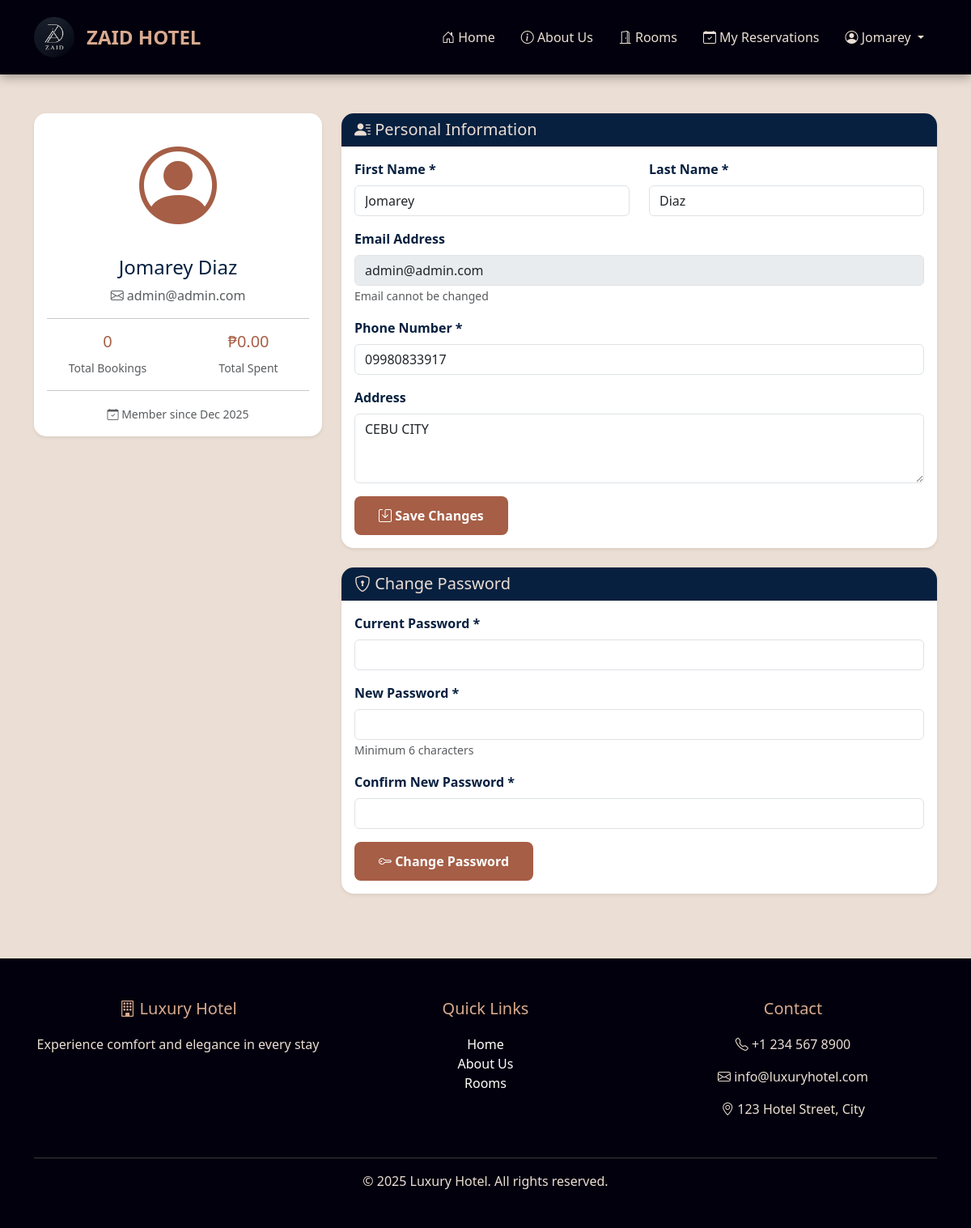
The page /user/profile.php (signed in) on the database its author committed.
### tables this page shows
CREATE TABLE guest (
        guest_id INTEGER PRIMARY KEY AUTOINCREMENT,
        first_name TEXT NOT NULL,
        last_name TEXT NOT NULL,
        email TEXT NOT NULL UNIQUE,
        phone TEXT NOT NULL,
        address TEXT,
        password TEXT NOT NULL,
        created_date DATETIME DEFAULT CURRENT_TIMESTAMP
    );

### config/settings.php (called while the page is built, shortened)
<?php
function format_currency($amount) {
    return '₱' . number_format($amount, 2);
}
?>

### user/profile.php (the view, shortened to what this page needs)
<?php
require_once '../config/db.php';
require_once '../config/settings.php';
include 'includes/header.php';
include 'includes/navbar.php';
$guest_id = $_SESSION['user_id'];
$stmt = $conn->prepare("SELECT * FROM guest WHERE guest_id = ?");
$stmt->bindValue(1, $guest_id, SQLITE3_INTEGER);
$result = $stmt->execute();
$user = $result->fetchArray(SQLITE3_ASSOC);
$total_reservations = $conn->querySingle("SELECT COUNT(*) FROM reservation WHERE guest_id = $guest_id");
$total_spent = $conn->querySingle("
    SELECT SUM(b.total_amount)
    FROM billing b
    INNER JOIN reservation r ON b.reservation_id = r.reservation_id
    WHERE r.guest_id = $guest_id AND b.payment_status = 'Paid'
");
$total_spent = $total_spent ? $total_spent : 0;
?>
<div class="container my-5">
    <div class="row">
        <div class="col-lg-4 mb-4">
            <div class="card shadow-sm">
                <div class="card-body text-center">
                    <div class="mb-3">
                        <i class="bi bi-person-circle" style="font-size: 6rem; color: var(--accent-brown);"></i>
                    </div>
                    <h4 style="color: var(--secondary-dark);">
                        <?php echo htmlspecialchars($user['first_name'] . ' ' . $user['last_name']); ?>
                    </h4>
                    <p class="text-muted mb-3">
                        <i class="bi bi-envelope"></i> <?php echo htmlspecialchars($user['email']); ?>
                    </p>
                    <hr>
                    <div class="row text-center">
                        <div class="col-6">
                            <h5 style="color: var(--accent-brown);"><?php echo $total_reservations; ?></h5>
                            <small class="text-muted">Total Bookings</small>
                        </div>
                        <div class="col-6">
                            <h5 style="color: var(--accent-brown);"><?php echo format_currency($total_spent); ?></h5>
                            <small class="text-muted">Total Spent</small>
                        </div>
                    </div>
                    <hr>
                    <small class="text-muted">
                        <i class="bi bi-calendar-check"></i> Member since
                        <?php echo date('M Y', strtotime($user['created_date'])); ?>
                    </small>
                </div>
            </div>
        </div>
        <div class="col-lg-8">
            <div class="card shadow-sm mb-4">
                <div class="card-header" style="background-color: var(--secondary-dark); color: var(--light-cream);">
                    <h5 class="mb-0"><i class="bi bi-person-lines-fill"></i> Personal Information</h5>
                </div>
                <div class="card-body">
                    <form method="POST">
                        <div class="row">
                            <div class="col-md-6 mb-3">
                                <label class="form-label">First Name *</label>
                                <input type="text" class="form-control" name="first_name"
                                       value="<?php echo htmlspecialchars($user['first_name']); ?>" required>
                            </div>
                            <div class="col-md-6 mb-3">
                                <label class="form-label">Last Name *</label>
                                <input type="text" class="form-control" name="last_name"
                                       value="<?php echo htmlspecialchars($user['last_name']); ?>" required>
                            </div>
                        </div>
                        <div class="mb-3">
                            <label class="form-label">Email Address</label>
                            <input type="email" class="form-control"
                                   value="<?php echo htmlspecialchars($user['email']); ?>" disabled>
                            <small class="text-muted">Email cannot be changed</small>
                        </div>
                        <div class="mb-3">
                            <label class="form-label">Phone Number *</label>
                            <input type="tel" class="form-control" name="phone"
                                   value="<?php echo htmlspecialchars($user['phone']); ?>" required>
                        </div>
                        <div class="mb-3">
                            <label class="form-label">Address</label>
                            <textarea class="form-control" name="address" rows="3"><?php echo htmlspecialchars($user['address']); ?></textarea>
                        </div>
                        <button type="submit" name="update_profile" class="btn btn-primary">
                            <i class="bi bi-save"></i> Save Changes
                        </button>
                    </form>
                </div>
            </div>
            <div class="card shadow-sm">
                <div class="card-header" style="background-color: var(--secondary-dark); color: var(--light-cream);">
                    <h5 class="mb-0"><i class="bi bi-shield-lock"></i> Change Password</h5>
                </div>
                <div class="card-body">
                    <form method="POST">
                        <div class="mb-3">
                            <label class="form-label">Current Password *</label>
                            <input type="password" class="form-control" name="current_password" required>
                        </div>
                        <div class="mb-3">
                            <label class="form-label">New Password *</label>
                            <input type="password" class="form-control" name="new_password" required>
                            <small class="text-muted">Minimum 6 characters</small>
                        </div>
                        <div class="mb-3">
                            <label class="form-label">Confirm New Password *</label>
                            <input type="password" class="form-control" name="confirm_password" required>
                        </div>
                        <button type="submit" name="change_password" class="btn btn-primary">
                            <i class="bi bi-key"></i> Change Password
                        </button>
                    </form>
                </div>
            </div>
        </div>
    </div>
</div>
<?php include 'includes/footer.php'; ?>

### user/includes/header.php (style rules this page uses)
:root { --primary-dark: #02000d; --secondary-dark: #07203f; --light-cream: #ebded4; --warm-tan: #d9aa90; --accent-brown: #a65e46; }
body { font-family: 'Segoe UI', Tahoma, Geneva, Verdana, sans-serif; background-color: var(--light-cream); color: var(--primary-dark); }
.card { transition: transform 0.3s, box-shadow 0.3s; border: none; border-radius: 15px; overflow: hidden; background: white; box-shadow: 0 4px 12px rgba(7,32,63,0.1); }
.btn-primary { background-color: var(--accent-brown); border: none; padding: 12px 30px; font-weight: 600; border-radius: 8px; transition: all 0.3s ease; }
.form-label { color: var(--secondary-dark); font-weight: 600; margin-bottom: 8px; }

### rows shown on the page
guest: first_name+last_name "Jomarey Diaz", email "admin@admin.com", created_date "Dec 2025", first_name "Jomarey", last_name "Diaz", phone "09980833917", address "CEBU CITY"

### other values the page prints
explode(' ', $_SESSION['user_name'])[0] "Jomarey"
$total_reservations "0"
format_currency($total_spent) "₱0.00"
